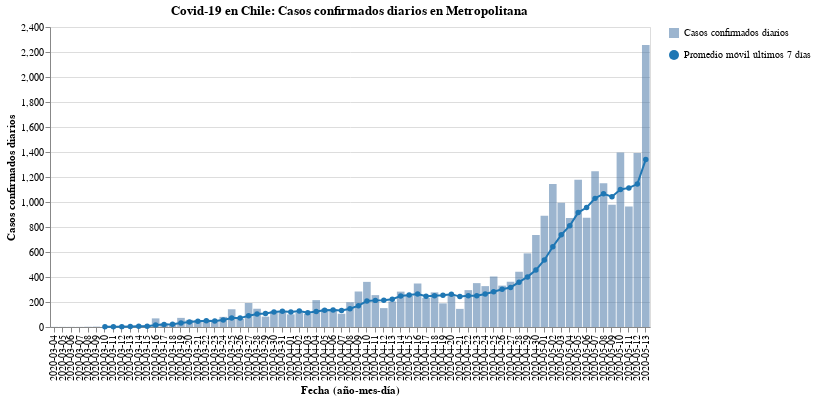

Here is the notebook cell this chart was saved with:
### Code cell
#hide_input
bars, line = my_cases_plot(region)
(bars + line).properties(
    title=f'Covid-19 en Chile: Casos confirmados diarios en {region}',
    width=600
)

### Figure 1 — Vega-Lite specification as saved in the notebook (floating-point values rounded to 4 significant figures)
{"config": {"view": {"continuousWidth": 400, "continuousHeight": 300}}, "layer": [{"mark": {"type": "bar", "opacity": 0.7}, "encoding": {"opacity": {"type": "nominal", "field": "Casos confirmados diarios", "legend": {"title": ""}}, "tooltip": [{"type": "nominal", "field": "Fecha"}, {"type": "quantitative", "field": "Casos confirmados"}], "x": {"type": "nominal", "axis": {"title": "Fecha (año-mes-día)"}, "field": "Fecha"}, "y": {"type": "quantitative", "axis": {"title": "Casos confirmados diarios"}, "field": "Casos confirmados"}}}, {"mark": {"type": "line", "color": "#1f77b4", "point": {"filled": true, "fill": "#1f77b4"}}, "encoding": {"shape": {"type": "nominal", "field": "Promedio móvil últimos 7 días", "legend": {"title": ""}}, "x": {"type": "nominal", "axis": {"title": "Fecha (año-mes-día)"}, "field": "Fecha"}, "y": {"type": "quantitative", "field": "Rolling"}}}], "data": {"name": "data-f1d2992e30831855def7c2e5486bdeeb"}, "title": "Covid-19 en Chile: Casos confirmados diarios en Metropolitana", "width": 600, "$schema": "https://vega.github.io/schema/vega-lite/v4.8.1.json", "datasets": {"data-f1d2992e30831855def7c2e5486bdeeb": [{"Fecha": "2020-03-04", "Casos confirmados": 1, "Rolling": null, "Casos confirmados diarios": "Casos confirmados diarios", "Promedio móvil últimos 7 días": "Promedio móvil últimos 7 días"}, {"Fecha": "2020-03-05", "Casos confirmados": 1, "Rolling": null, "Casos confirmados diarios": "Casos confirmados diarios", "Promedio móvil últimos 7 días": "Promedio móvil últimos 7 días"}, {"Fecha": "2020-03-06", "Casos confirmados": 1, "Rolling": null, "Casos confirmados diarios": "Casos confirmados diarios", "Promedio móvil últimos 7 días": "Promedio móvil últimos 7 días"}, {"Fecha": "2020-03-07", "Casos confirmados": 1, "Rolling": null, "Casos confirmados diarios": "Casos confirmados diarios", "Promedio móvil últimos 7 días": "Promedio móvil últimos 7 días"}, {"Fecha": "2020-03-08", "Casos confirmados": 2, "Rolling": null, "Casos confirmados diarios": "Casos confirmados diarios", "Promedio móvil últimos 7 días": "Promedio móvil últimos 7 días"}, {"Fecha": "2020-03-09", "Casos confirmados": 3, "Rolling": null, "Casos confirmados diarios": "Casos confirmados diarios", "Promedio móvil últimos 7 días": "Promedio móvil últimos 7 días"}, {"Fecha": "2020-03-10", "Casos confirmados": 1, "Rolling": 1.429, "Casos confirmados diarios": "Casos confirmados diarios", "Promedio móvil últimos 7 días": "Promedio móvil últimos 7 días"}, {"Fecha": "2020-03-11", "Casos confirmados": 4, "Rolling": 1.857, "Casos confirmados diarios": "Casos confirmados diarios", "Promedio móvil últimos 7 días": "Promedio móvil últimos 7 días"}, {"Fecha": "2020-03-12", "Casos confirmados": 9, "Rolling": 3.0, "Casos confirmados diarios": "Casos confirmados diarios", "Promedio móvil últimos 7 días": "Promedio móvil últimos 7 días"}, {"Fecha": "2020-03-13", "Casos confirmados": 6, "Rolling": 3.714, "Casos confirmados diarios": "Casos confirmados diarios", "Promedio móvil últimos 7 días": "Promedio móvil últimos 7 días"}, {"Fecha": "2020-03-14", "Casos confirmados": 11, "Rolling": 5.143, "Casos confirmados diarios": "Casos confirmados diarios", "Promedio móvil últimos 7 días": "Promedio móvil últimos 7 días"}, {"Fecha": "2020-03-15", "Casos confirmados": 14, "Rolling": 6.857, "Casos confirmados diarios": "Casos confirmados diarios", "Promedio móvil últimos 7 días": "Promedio móvil últimos 7 días"}, {"Fecha": "2020-03-16", "Casos confirmados": 69, "Rolling": 16.29, "Casos confirmados diarios": "Casos confirmados diarios", "Promedio móvil últimos 7 días": "Promedio móvil últimos 7 días"}, {"Fecha": "2020-03-17", "Casos confirmados": 29, "Rolling": 20.29, "Casos confirmados diarios": "Casos confirmados diarios", "Promedio móvil últimos 7 días": "Promedio móvil últimos 7 días"}, {"Fecha": "2020-03-18", "Casos confirmados": 22, "Rolling": 22.86, "Casos confirmados diarios": "Casos confirmados diarios", "Promedio móvil últimos 7 días": "Promedio móvil últimos 7 días"}, {"Fecha": "2020-03-19", "Casos confirmados": 73, "Rolling": 32.0, "Casos confirmados diarios": "Casos confirmados diarios", "Promedio móvil últimos 7 días": "Promedio móvil últimos 7 días"}, {"Fecha": "2020-03-20", "Casos confirmados": 57, "Rolling": 39.29, "Casos confirmados diarios": "Casos confirmados diarios", "Promedio móvil últimos 7 días": "Promedio móvil últimos 7 días"}, {"Fecha": "2020-03-21", "Casos confirmados": 55, "Rolling": 45.57, "Casos confirmados diarios": "Casos confirmados diarios", "Promedio móvil últimos 7 días": "Promedio móvil últimos 7 días"}, {"Fecha": "2020-03-22", "Casos confirmados": 50, "Rolling": 50.71, "Casos confirmados diarios": "Casos confirmados diarios", "Promedio móvil últimos 7 días": "Promedio móvil últimos 7 días"}, {"Fecha": "2020-03-23", "Casos confirmados": 50, "Rolling": 48.0, "Casos confirmados diarios": "Casos confirmados diarios", "Promedio móvil últimos 7 días": "Promedio móvil últimos 7 días"}, {"Fecha": "2020-03-24", "Casos confirmados": 81, "Rolling": 55.43, "Casos confirmados diarios": "Casos confirmados diarios", "Promedio móvil últimos 7 días": "Promedio móvil últimos 7 días"}, {"Fecha": "2020-03-25", "Casos confirmados": 142, "Rolling": 72.57, "Casos confirmados diarios": "Casos confirmados diarios", "Promedio móvil últimos 7 días": "Promedio móvil últimos 7 días"}, {"Fecha": "2020-03-26", "Casos confirmados": 64, "Rolling": 71.29, "Casos confirmados diarios": "Casos confirmados diarios", "Promedio móvil últimos 7 días": "Promedio móvil últimos 7 días"}, {"Fecha": "2020-03-27", "Casos confirmados": 192, "Rolling": 90.57, "Casos confirmados diarios": "Casos confirmados diarios", "Promedio móvil últimos 7 días": "Promedio móvil últimos 7 días"}, {"Fecha": "2020-03-28", "Casos confirmados": 146, "Rolling": 103.6, "Casos confirmados diarios": "Casos confirmados diarios", "Promedio móvil últimos 7 días": "Promedio móvil últimos 7 días"}, {"Fecha": "2020-03-29", "Casos confirmados": 83, "Rolling": 108.3, "Casos confirmados diarios": "Casos confirmados diarios", "Promedio móvil últimos 7 días": "Promedio móvil últimos 7 días"}, {"Fecha": "2020-03-30", "Casos confirmados": 128, "Rolling": 119.4, "Casos confirmados diarios": "Casos confirmados diarios", "Promedio móvil últimos 7 días": "Promedio móvil últimos 7 días"}, {"Fecha": "2020-03-31", "Casos confirmados": 125, "Rolling": 125.7, "Casos confirmados diarios": "Casos confirmados diarios", "Promedio móvil últimos 7 días": "Promedio móvil últimos 7 días"}, {"Fecha": "2020-04-01", "Casos confirmados": 101, "Rolling": 119.9, "Casos confirmados diarios": "Casos confirmados diarios", "Promedio móvil últimos 7 días": "Promedio móvil últimos 7 días"}, {"Fecha": "2020-04-02", "Casos confirmados": 115, "Rolling": 127.1, "Casos confirmados diarios": "Casos confirmados diarios", "Promedio móvil últimos 7 días": "Promedio móvil últimos 7 días"}, {"Fecha": "2020-04-03", "Casos confirmados": 106, "Rolling": 114.9, "Casos confirmados diarios": "Casos confirmados diarios", "Promedio móvil últimos 7 días": "Promedio móvil últimos 7 días"}, {"Fecha": "2020-04-04", "Casos confirmados": 215, "Rolling": 124.7, "Casos confirmados diarios": "Casos confirmados diarios", "Promedio móvil últimos 7 días": "Promedio móvil últimos 7 días"}, {"Fecha": "2020-04-05", "Casos confirmados": 145, "Rolling": 133.6, "Casos confirmados diarios": "Casos confirmados diarios", "Promedio móvil últimos 7 días": "Promedio móvil últimos 7 días"}, {"Fecha": "2020-04-06", "Casos confirmados": 142, "Rolling": 135.6, "Casos confirmados diarios": "Casos confirmados diarios", "Promedio móvil últimos 7 días": "Promedio móvil últimos 7 días"}, {"Fecha": "2020-04-07", "Casos confirmados": 106, "Rolling": 132.9, "Casos confirmados diarios": "Casos confirmados diarios", "Promedio móvil últimos 7 días": "Promedio móvil últimos 7 días"}, {"Fecha": "2020-04-08", "Casos confirmados": 198, "Rolling": 146.7, "Casos confirmados diarios": "Casos confirmados diarios", "Promedio móvil últimos 7 días": "Promedio móvil últimos 7 días"}, {"Fecha": "2020-04-09", "Casos confirmados": 284, "Rolling": 170.9, "Casos confirmados diarios": "Casos confirmados diarios", "Promedio móvil últimos 7 días": "Promedio móvil últimos 7 días"}, {"Fecha": "2020-04-10", "Casos confirmados": 361, "Rolling": 207.3, "Casos confirmados diarios": "Casos confirmados diarios", "Promedio móvil últimos 7 días": "Promedio móvil últimos 7 días"}, {"Fecha": "2020-04-11", "Casos confirmados": 255, "Rolling": 213.0, "Casos confirmados diarios": "Casos confirmados diarios", "Promedio móvil últimos 7 días": "Promedio móvil últimos 7 días"}, {"Fecha": "2020-04-12", "Casos confirmados": 151, "Rolling": 213.9, "Casos confirmados diarios": "Casos confirmados diarios", "Promedio móvil últimos 7 días": "Promedio móvil últimos 7 días"}, {"Fecha": "2020-04-13", "Casos confirmados": 204, "Rolling": 222.7, "Casos confirmados diarios": "Casos confirmados diarios", "Promedio móvil últimos 7 días": "Promedio móvil últimos 7 días"}, {"Fecha": "2020-04-14", "Casos confirmados": 283, "Rolling": 248.0, "Casos confirmados diarios": "Casos confirmados diarios", "Promedio móvil últimos 7 días": "Promedio móvil últimos 7 días"}, {"Fecha": "2020-04-15", "Casos confirmados": 248, "Rolling": 255.1, "Casos confirmados diarios": "Casos confirmados diarios", "Promedio móvil últimos 7 días": "Promedio móvil últimos 7 días"}, {"Fecha": "2020-04-16", "Casos confirmados": 348, "Rolling": 264.3, "Casos confirmados diarios": "Casos confirmados diarios", "Promedio móvil últimos 7 días": "Promedio móvil últimos 7 días"}, {"Fecha": "2020-04-17", "Casos confirmados": 233, "Rolling": 246.0, "Casos confirmados diarios": "Casos confirmados diarios", "Promedio móvil últimos 7 días": "Promedio móvil últimos 7 días"}, {"Fecha": "2020-04-18", "Casos confirmados": 277, "Rolling": 249.1, "Casos confirmados diarios": "Casos confirmados diarios", "Promedio móvil últimos 7 días": "Promedio móvil últimos 7 días"}, {"Fecha": "2020-04-19", "Casos confirmados": 189, "Rolling": 254.6, "Casos confirmados diarios": "Casos confirmados diarios", "Promedio móvil últimos 7 días": "Promedio móvil últimos 7 días"}, {"Fecha": "2020-04-20", "Casos confirmados": 262, "Rolling": 262.9, "Casos confirmados diarios": "Casos confirmados diarios", "Promedio móvil últimos 7 días": "Promedio móvil últimos 7 días"}, {"Fecha": "2020-04-21", "Casos confirmados": 145, "Rolling": 243.1, "Casos confirmados diarios": "Casos confirmados diarios", "Promedio móvil últimos 7 días": "Promedio móvil últimos 7 días"}, {"Fecha": "2020-04-22", "Casos confirmados": 295, "Rolling": 249.9, "Casos confirmados diarios": "Casos confirmados diarios", "Promedio móvil últimos 7 días": "Promedio móvil últimos 7 días"}, {"Fecha": "2020-04-23", "Casos confirmados": 351, "Rolling": 250.3, "Casos confirmados diarios": "Casos confirmados diarios", "Promedio móvil últimos 7 días": "Promedio móvil últimos 7 días"}, {"Fecha": "2020-04-24", "Casos confirmados": 327, "Rolling": 263.7, "Casos confirmados diarios": "Casos confirmados diarios", "Promedio móvil últimos 7 días": "Promedio móvil últimos 7 días"}, {"Fecha": "2020-04-25", "Casos confirmados": 404, "Rolling": 281.9, "Casos confirmados diarios": "Casos confirmados diarios", "Promedio móvil últimos 7 días": "Promedio móvil últimos 7 días"}, {"Fecha": "2020-04-26", "Casos confirmados": 331, "Rolling": 302.1, "Casos confirmados diarios": "Casos confirmados diarios", "Promedio móvil últimos 7 días": "Promedio móvil últimos 7 días"}, {"Fecha": "2020-04-27", "Casos confirmados": 362, "Rolling": 316.4, "Casos confirmados diarios": "Casos confirmados diarios", "Promedio móvil últimos 7 días": "Promedio móvil últimos 7 días"}, {"Fecha": "2020-04-28", "Casos confirmados": 442, "Rolling": 358.9, "Casos confirmados diarios": "Casos confirmados diarios", "Promedio móvil últimos 7 días": "Promedio móvil últimos 7 días"}, {"Fecha": "2020-04-29", "Casos confirmados": 589, "Rolling": 400.9, "Casos confirmados diarios": "Casos confirmados diarios", "Promedio móvil últimos 7 días": "Promedio móvil últimos 7 días"}, {"Fecha": "2020-04-30", "Casos confirmados": 736, "Rolling": 455.9, "Casos confirmados diarios": "Casos confirmados diarios", "Promedio móvil últimos 7 días": "Promedio móvil últimos 7 días"}, {"Fecha": "2020-05-01", "Casos confirmados": 891, "Rolling": 536.4, "Casos confirmados diarios": "Casos confirmados diarios", "Promedio móvil últimos 7 días": "Promedio móvil últimos 7 días"}, {"Fecha": "2020-05-02", "Casos confirmados": 1145, "Rolling": 642.3, "Casos confirmados diarios": "Casos confirmados diarios", "Promedio móvil últimos 7 días": "Promedio móvil últimos 7 días"}, {"Fecha": "2020-05-03", "Casos confirmados": 995, "Rolling": 737.1, "Casos confirmados diarios": "Casos confirmados diarios", "Promedio móvil últimos 7 días": "Promedio móvil últimos 7 días"}, {"Fecha": "2020-05-04", "Casos confirmados": 872, "Rolling": 810.0, "Casos confirmados diarios": "Casos confirmados diarios", "Promedio móvil últimos 7 días": "Promedio móvil últimos 7 días"}, {"Fecha": "2020-05-05", "Casos confirmados": 1179, "Rolling": 915.3, "Casos confirmados diarios": "Casos confirmados diarios", "Promedio móvil últimos 7 días": "Promedio móvil últimos 7 días"}, {"Fecha": "2020-05-06", "Casos confirmados": 875, "Rolling": 956.1, "Casos confirmados diarios": "Casos confirmados diarios", "Promedio móvil últimos 7 días": "Promedio móvil últimos 7 días"}, {"Fecha": "2020-05-07", "Casos confirmados": 1246, "Rolling": 1029.0, "Casos confirmados diarios": "Casos confirmados diarios", "Promedio móvil últimos 7 días": "Promedio móvil últimos 7 días"}, {"Fecha": "2020-05-08", "Casos confirmados": 1151, "Rolling": 1066.0, "Casos confirmados diarios": "Casos confirmados diarios", "Promedio móvil últimos 7 días": "Promedio móvil últimos 7 días"}, {"Fecha": "2020-05-09", "Casos confirmados": 978, "Rolling": 1042.0, "Casos confirmados diarios": "Casos confirmados diarios", "Promedio móvil últimos 7 días": "Promedio móvil últimos 7 días"}, {"Fecha": "2020-05-10", "Casos confirmados": 1396, "Rolling": 1100.0, "Casos confirmados diarios": "Casos confirmados diarios", "Promedio móvil últimos 7 días": "Promedio móvil últimos 7 días"}, {"Fecha": "2020-05-11", "Casos confirmados": 964, "Rolling": 1113.0, "Casos confirmados diarios": "Casos confirmados diarios", "Promedio móvil últimos 7 días": "Promedio móvil últimos 7 días"}, {"Fecha": "2020-05-12", "Casos confirmados": 1392, "Rolling": 1143.0, "Casos confirmados diarios": "Casos confirmados diarios", "Promedio móvil últimos 7 días": "Promedio móvil últimos 7 días"}, {"Fecha": "2020-05-13", "Casos confirmados": 2256, "Rolling": 1340.0, "Casos confirmados diarios": "Casos confirmados diarios", "Promedio móvil últimos 7 días": "Promedio móvil últimos 7 días"}]}}
